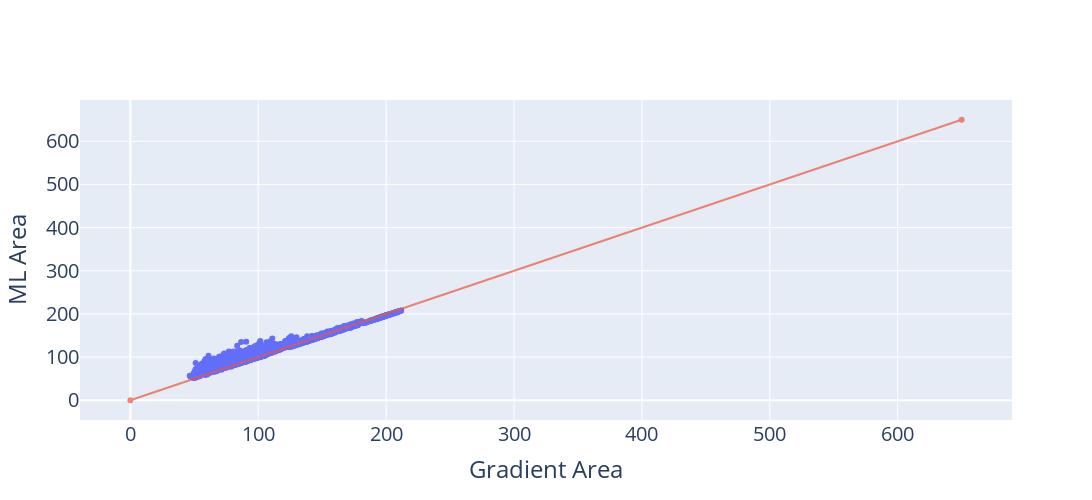

The code cell stored with this chart in its notebook:
### Code cell
fig = go.Figure()
fig.add_trace(go.Scatter(x=df['area_gradient'], y=df['area_ml'], mode='markers', 
                        customdata=df,  
                        hovertemplate=
                            "<b>Frame %{customdata[4]}</b><br>" +
                            "<b>id %{customdata[3]}</b><br>" +
                            "IoU: %{customdata[2]:.3f}<br>" +
                            "Gradient Area: %{customdata[0]:.2f}<br>" +
                            "ML Area: %{customdata[1]:.2f}<br>" +
                            "<extra></extra>",
                         
                         ))#'Granules'))
fig.add_trace(go.Scatter(x=[0,650], y=[0,650], name="Perfect match", opacity=0.7))
fig.update_layout(
    # title="ML area vs Gradient area",
    xaxis_title="Gradient Area",
    yaxis_title="ML Area",
    # legend_title="Area",
)
fig.update_layout(width=1200, height=500, showlegend=False, font_size=20)
fig.write_image(file="D:/Master/MasterProject/Overleaf_figures/Chapter5/ML_Gradient_comparison.svg", )#height=1000, width=1000)
fig.show()

### Figure 1 — Plotly figure (JSON) as saved in the notebook; plotly's stock layout.template omitted (floating-point values rounded to 4 significant figures; data arrays with more than 128 entries replaced by an {"elided": "..."} marker saying what was removed)
{"data": [{"customdata": {"elided": "3911x5 float values"}, "hovertemplate": "<b>Frame %{customdata[4]}</b><br><b>id %{customdata[3]}</b><br>IoU: %{customdata[2]:.3f}<br>Gradient Area: %{customdata[0]:.2f}<br>ML Area: %{customdata[1]:.2f}<br><extra></extra>", "mode": "markers", "type": "scatter", "x": {"elided": "3911 float values"}, "y": {"elided": "3911 float values"}}, {"name": "Perfect match", "opacity": 0.7, "type": "scatter", "x": [0, 650], "y": [0, 650]}], "layout": {"font": {"size": 20}, "height": 500, "showlegend": false, "width": 1200, "xaxis": {"title": {"text": "Gradient Area"}}, "yaxis": {"title": {"text": "ML Area"}}}}
